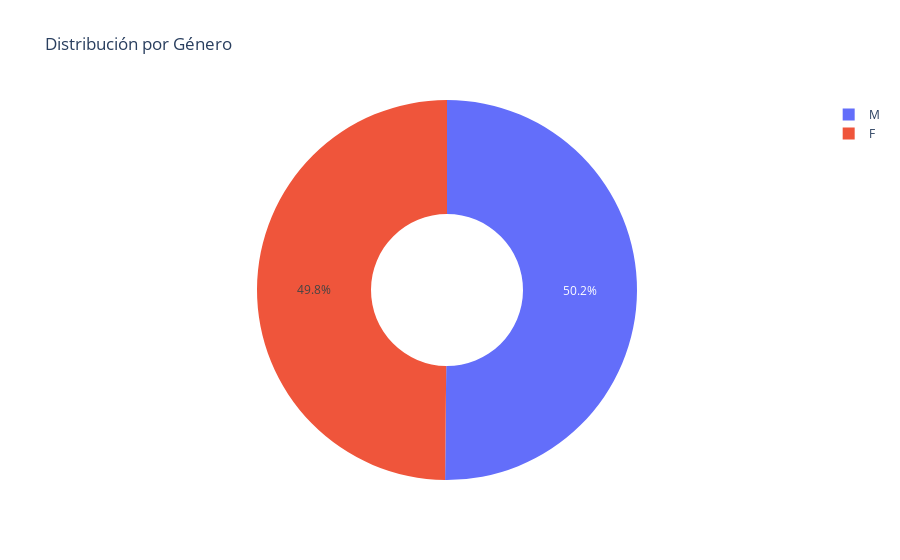

The notebook cell this image was saved under:
### Code cell
#Gráfico de dona utilizando Plotly para mostrar distribución de empleados por género.
conteo = todo["Sex"].value_counts()

graphic = go.Figure(data=[go.Pie(
    labels=conteo.index,
    values=conteo.values,
    hole=0.4 
)])
graphic.update_layout(title_text="Distribución por Género")
graphic.show()

### Figure 1 — Plotly figure (JSON) as saved in the notebook; plotly's stock layout.template omitted (floating-point values rounded to 4 significant figures)
{"data": [{"hole": 0.4, "labels": ["M ", "F"], "type": "pie", "values": [5016, 4984]}], "layout": {"title": {"text": "Distribución por Género"}}}
